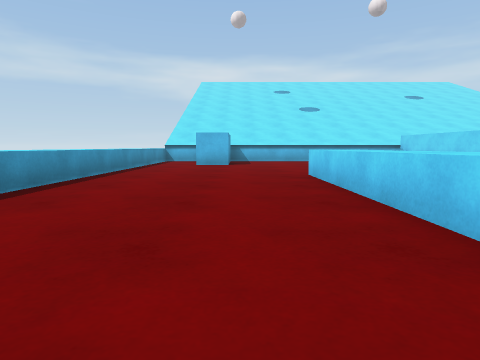
View 1 (above)

23 first-person views from a walk through a 3-D level made in the Unity game engine. The camera is 0.55 m above the floor, tilts 6° down and sees 75° across. The floor is counted in squares, 1 m on a side. Each view is taken from the middle of a square. On the plan, view 1 faces up. The plan holds only what a view shows up to about 9 squares ahead; the rest is blank. The place goes on beyond the plan. The player is left out.

View 2
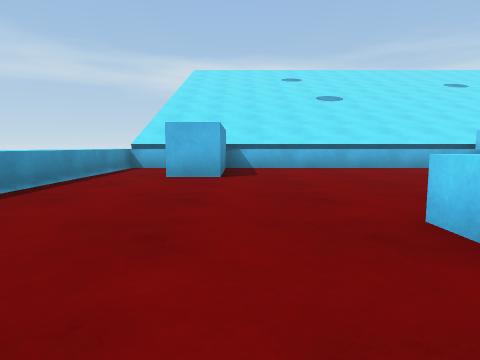

View 3
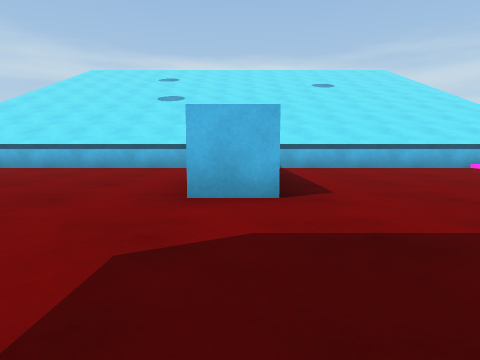

View 4
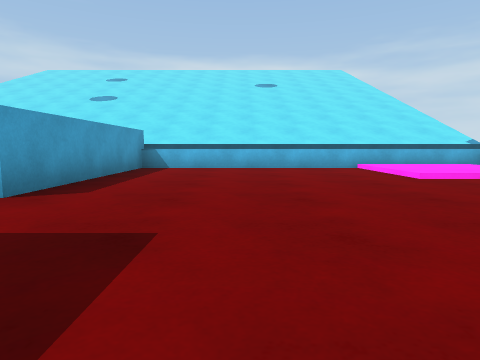

View 5
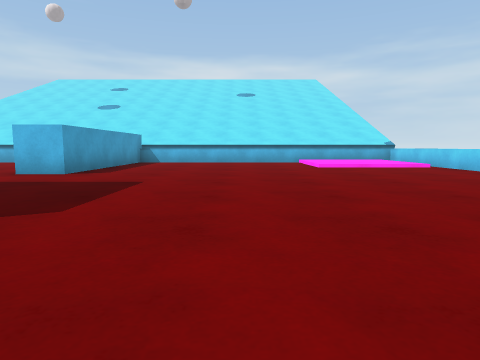

View 6
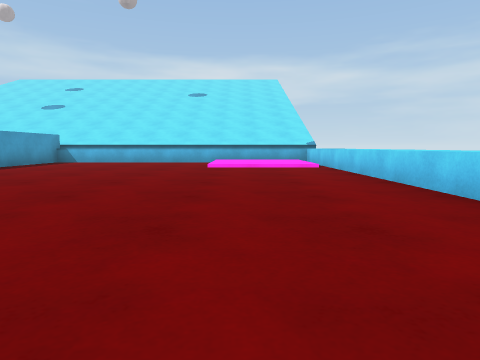

View 7
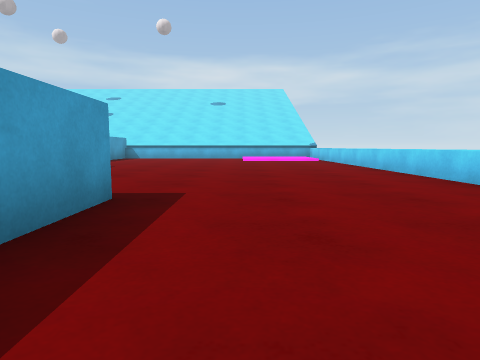

View 8
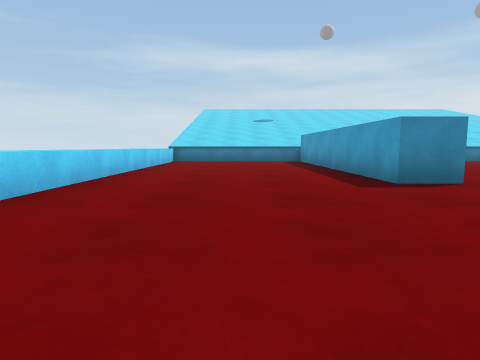

View 9
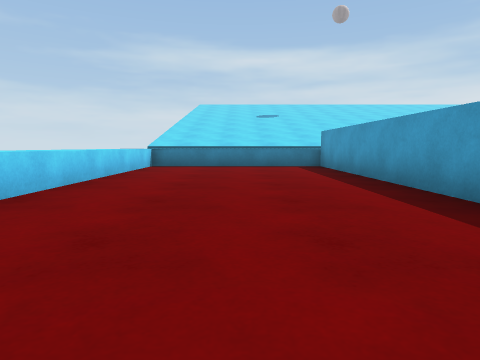

View 10
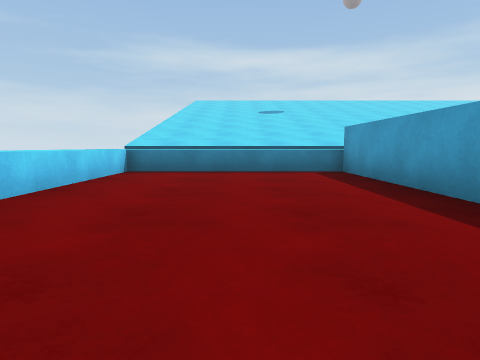

View 11
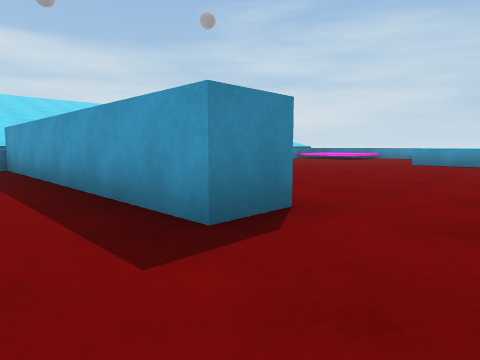

View 12
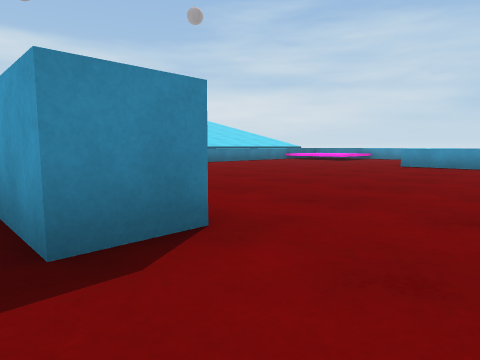

View 13
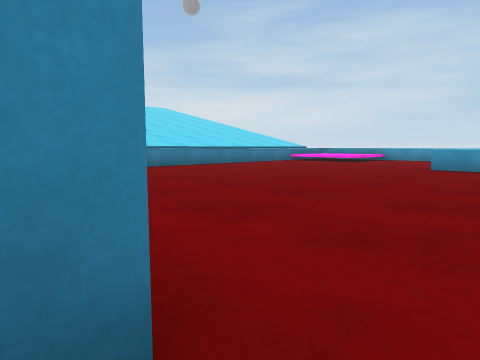

View 14
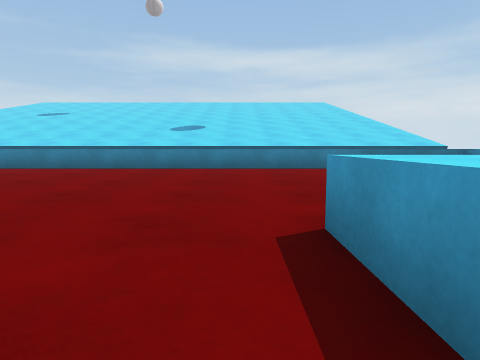

View 15
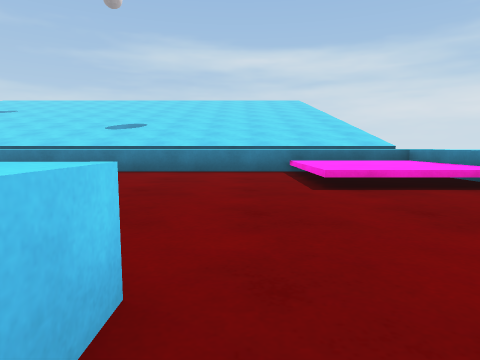

View 16
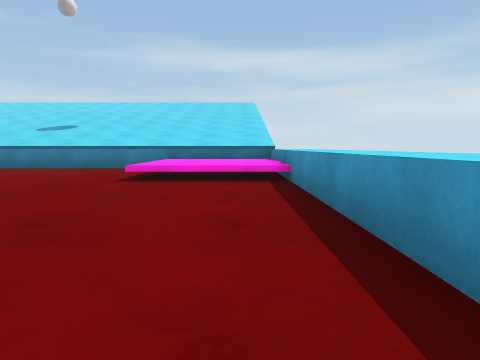

View 17
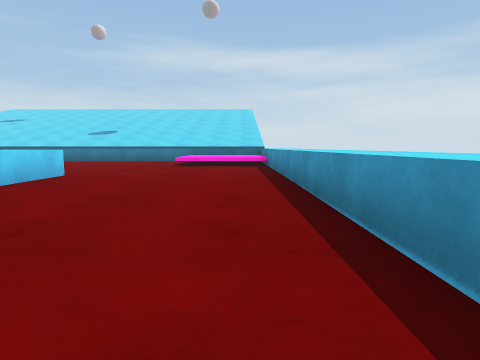

View 18
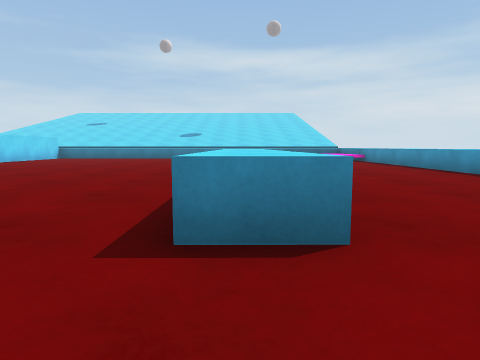

View 19
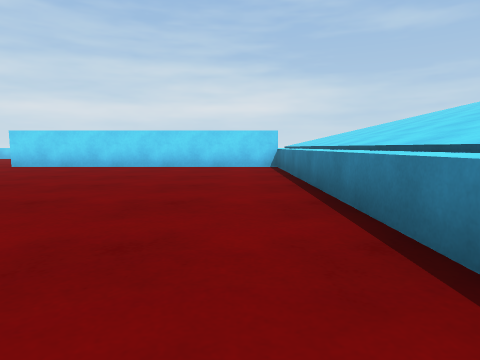

View 20
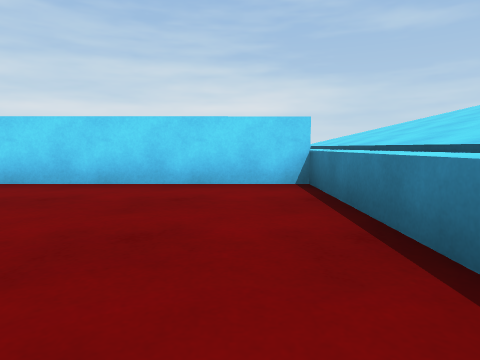

View 21
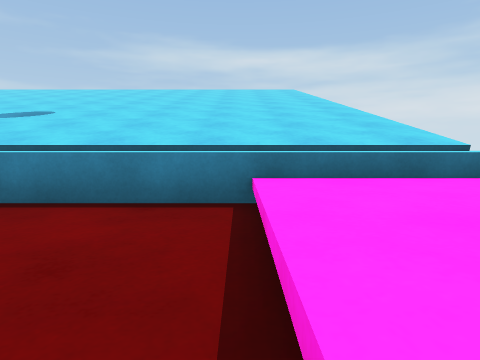

View 22
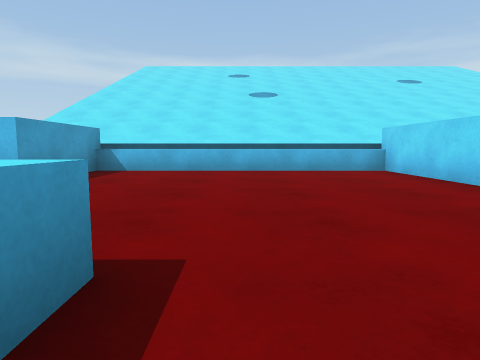

View 23
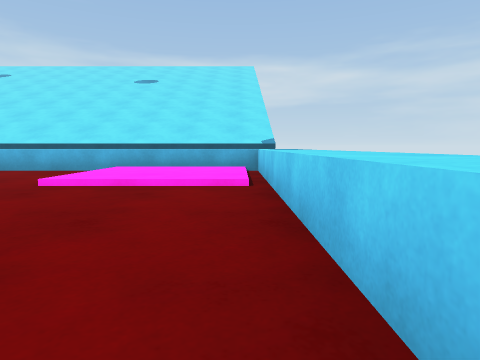

### Floor plan
Key: @ floor where view 1 was taken; # wall or solid block; . main floor; : floor 0.1 m higher than the main floor; / step, stairs or slope; ^ raised ledge.
Columns run from 4 left of view 1 to 17 right of it. Each row starts with its distance up from view 1.
 13  ^^^^^^^^^^^^^^^^^^^^^
 12  ^.#.......#...../::/^
 11 ^^.#.......#...../::/^
 10  ^.#.......#...../::/^
  9 ^^.........#.........^
  8  ^.........#.........^
  7 ^^...................^
  6  ^....^..............^
  5 ^^....^..............^
  4  ^....^... ..........^
  3 ^^....^....  ........^
  2 ^^....^..............^
  1 ^^....^..............^
  0 ^^..@.^........#.....^
 -1 ^^....^........#.....^
 -2 ^^.............#.....^
 -3 ^^.............#.....^
 -4 ^^^^...........#.....^
 -5  ^^^^..........#.....^
 -6 ^^^^^..........#.....^
 -7 ^^^^^^^^^^^^^^^#^^^^^^
 -8  ^^^^^^^^^^^^^^^^^^^^^
 -9  ^^^^^^^^^^^^^^^^^^^^^

Positions as (right, up) in squares from view 1, and headings:
1: (0, 0), facing up
2: (0, 4), facing up
3: (7, 4), facing up
4: (10, 4), facing up
5: (11, 1), facing up
6: (14, 1), facing up
7: (13, -3), facing up
8: (14, 5), facing down
9: (14, 2), facing down
10: (14, 0), facing down
11: (13, 2), facing down-left
12: (12, 2), facing down-left
13: (11, 1), facing down-left
14: (3, 1), facing down
15: (1, 0), facing down
16: (-2, 1), facing down
17: (-2, 5), facing down
18: (2, 8), facing down
19: (2, -6), facing right
20: (6, -6), facing right
21: (0, -4), facing down
22: (3, 5), facing up
23: (16, 5), facing up
